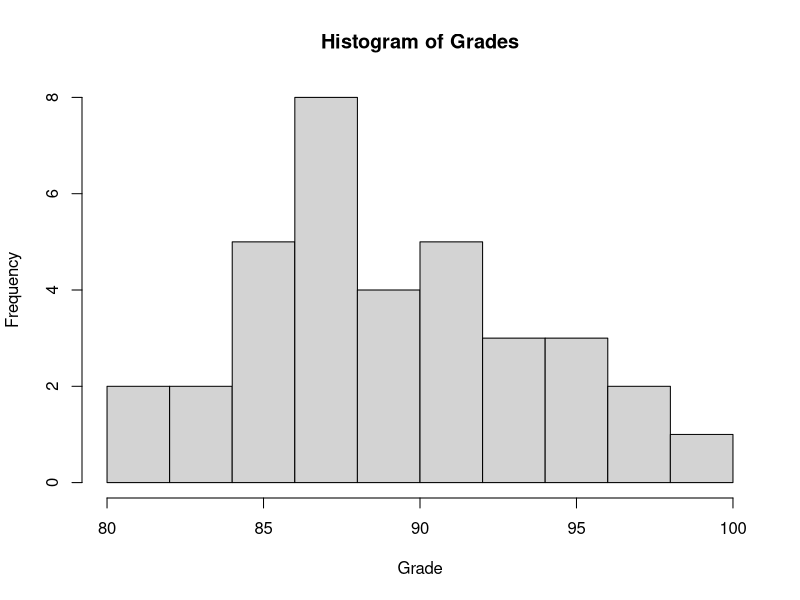
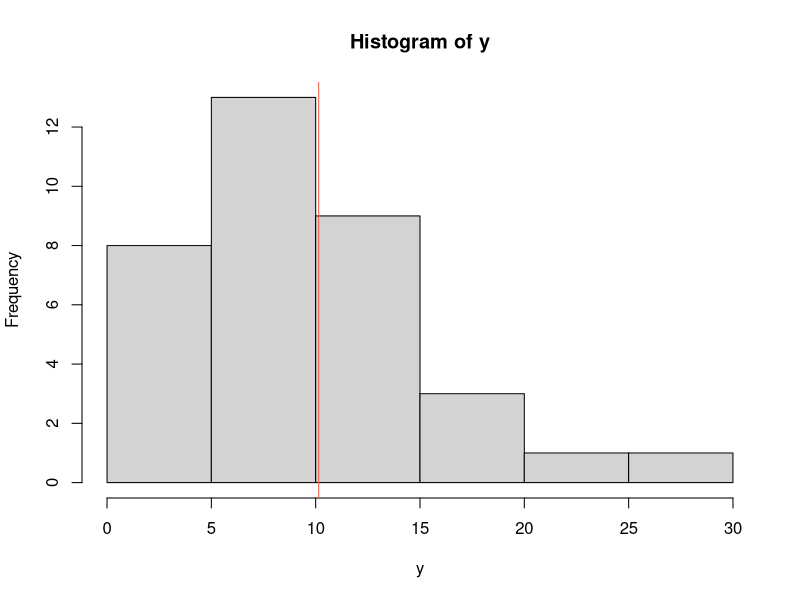

Recreate these plots in R, in order.
# Simulate student grades.
grades <- round(rnorm(35, 88, 4.7), 1)

# Summarize graphically.
hist(grades, main="Histogram of Grades", xlab="Grade", ylab="Frequency")
stem(grades)

# Find percentage of students with grades of 90 or better.
grades >= 90
grades[grades >= 90]
length(grades[grades >= 90])
length(grades[grades >= 90]) / length(grades)

# Calculate arithmetic mean.
sum(grades) / length(grades)
mean(grades)

# Visualize skew caused by an outlier.
y <- c(10, 15, 14, 15, 4, 20, 5, 3, 2, 9, 12, 16, 6, 13, 10, 9,
       14,8, 9, 3, 2, 7, 11, 12, 13, 16, 8, 7, 5, 7, 6, 9, 4, 21, 30)
hist(y)
abline(v=mean(y), col="tomato2")

# Calculate median.
median(y)

# Five-number summary for student grades.
summary(grades)
range(grades)
IQR(grades)

# Check for 
